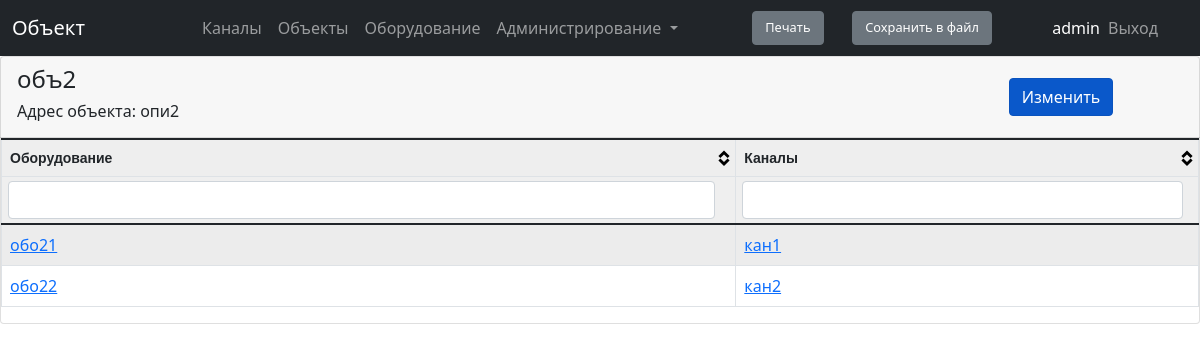
Screenshot of /scheme/99/location_detail_view (signed in) with the database file from the repository.
### scheme/models.py (models this page shows, shortened)
class Locations(models.Model):
    location = models.CharField(max_length=100, unique=True, verbose_name='Название объекта')
    address = models.CharField(max_length=300, verbose_name='Адрес объекта', blank=True)
    class Meta:
        verbose_name = 'Объекты'
        verbose_name_plural = 'Объекты'

class Equipment(models.Model):
    equipment = models.CharField(max_length=100, verbose_name='Оборудование')
    description = models.CharField(max_length=200, verbose_name='Описание', blank=True)
    locations_connect = models.ForeignKey('Locations', on_delete=models.PROTECT,
                        related_name='locationcon', verbose_name='Месторасположение')
    class Meta:
        verbose_name = 'Оборудование'
        verbose_name_plural = 'Оборудование'

class Channels(models.Model):
    channel_name = models.CharField(max_length=300, unique=True, verbose_name='Наименование канала')
    object_a = models.CharField(max_length=100, verbose_name='Объект А')
    object_b = models.CharField(max_length=100, verbose_name='Объект Б')
    traffic = models.CharField(max_length=30, verbose_name='Трафик', blank=True)
    description = models.CharField(max_length=3000, verbose_name='Описание', blank=True)
    equipment_connect = models.ManyToManyField ('Equipment',
                        related_name='equipmentcon', verbose_name='Оборудование')
    class Meta:
            verbose_name = 'Канал'
            verbose_name_plural = 'Каналы'

### scheme/views.py (the view)
# urls.py: path('<int:pk>/location_detail_view', permission_required('scheme.view_locations')(views.LocationDetailView.as_view()), name='url_location_detail_view'),
class LocationDetailView(DetailView):
    model = Locations
    template_name = 'scheme/location_detail_view.html'
    context_object_name = 'location_detail'

### scheme/templates/scheme/location_detail_view.html (shortened to what this page needs)
{% extends 'main/index.html' %}
{% block title %} Объект {% endblock %}
{% block content %}
<div class="card">
    <div class="card-header row align-items-center">
        <div class="col-10 text-right">
            <h4>{{location_detail.location}}</h4>
            <h6>Адрес объекта: {{location_detail.address}}</h6>
        </div>
        <div class="col-2 align-items-start">
            <a href="{% url 'url_update_location' location_detail.id %}" class="btn btn-primary active" role="button" aria-pressed="true">Изменить</a>
        </div>
    </div>
        <table id='tblData'>
            <thead>
                <th>Оборудование</th>
                <th>Каналы</th>
            </thead>
            <tbody>
                {%for loc in location_detail.locationcon.all%}
            <tr>
                <td><a href="{% url 'url_equipment_detail_view' loc.id %}" >{{loc.equipment}}</a></td>
                <td>{%for channel in loc.equipmentcon.all%}<a href="{% url 'url_channel_detail_view' channel.id %}" > {{ channel.channel_name}}</a><br>{% endfor %}</td>
            </tr>
            {%endfor%}
            </tbody>
        </table>
    </div>
{% endblock%}

### main/templates/main/index.html (shortened to what this page needs)
{% load static %}
<!DOCTYPE html>
<html lang="en">
<head>
    <link rel="stylesheet" href="{% static 'main/bootstrap/css/bootstrap.css' %}">
    <link rel="stylesheet" href="{% static 'main/tablesorter/theme.bootstrap_4.min.css' %}">
</head>
<body>
  <nav class="navbar navbar-expand-lg navbar-dark bg-dark">
    <div class="container-fluid">
      <div class="col-md-3 fs-6">
      <a class="navbar-brand" href="#">{% block title %} Модуль {% endblock %}</a>
      </div>
      <div class="collapse navbar-collapse" id="navbarNavDropdown">
        <ul class="navbar-nav">
          <li class="nav-item">
            <a class="nav-link" href="{% url 'url_channels' %}">Каналы</a>
          </li>
          <li class="nav-item">
            <a class="nav-link" href="{% url 'url_locations' %}">Объекты</a>
          <li class="nav-item">
            <a class="nav-link" href="{% url 'url_equipment' %}">Оборудование</a>
          </li>
          <li class="nav-item dropdown">
            <a class="nav-link dropdown-toggle" href="#" id="navbarDropdownMenuLink" role="button" data-bs-toggle="dropdown" aria-expanded="false">
              Администрирование
            </a>
          </li>
        </ul>
      </div>
    </div>
    <div class='col-md-1 text-right'>
      <button type="button" class="btn btn-secondary print" style="font-size : 0.80em">Печать</button>
    </div>
    <div class='col-md-2 text-right'>
      <button class="btn btn-secondary" style="font-size : 0.80em"  onclick="exportTableToExcel('tblData', 'export')">Сохранить в файл</button>
    </div>
    <div class="navbar-nav text-white" >
      {{request.user}}
    </div>
      <div class="col-md-1 navbar-nav text-right" >
      <a href="{% url 'logout' %}" class="nav-link" >Выход</a>
    </div>
  </nav>
{% block content %}
{% endblock%}
</body>
</html>

### rows the page displays
Locations: location "объ2", address "опи2"
Equipment: equipment "обо21"
Channels: channel_name "кан1"
Equipment: equipment "обо22"
Channels: channel_name "кан2"

### other values shown
{{ request.user }} "admin"
